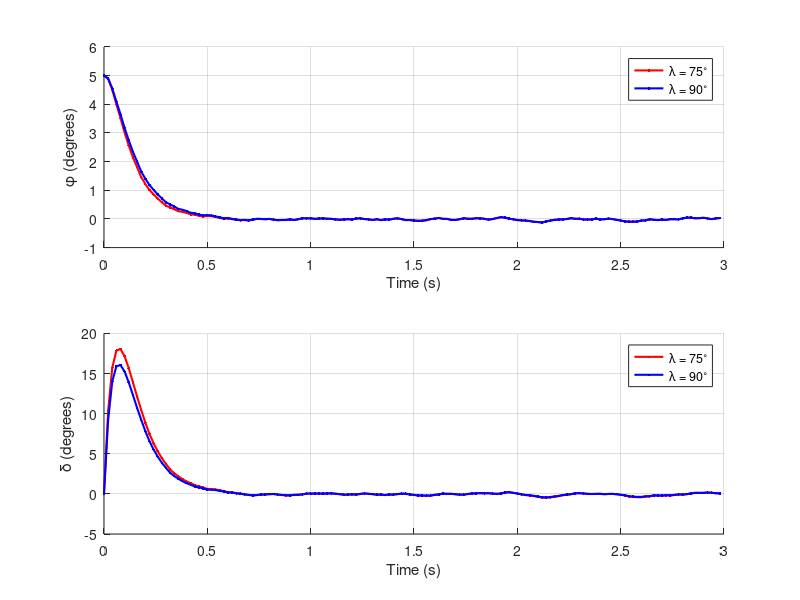
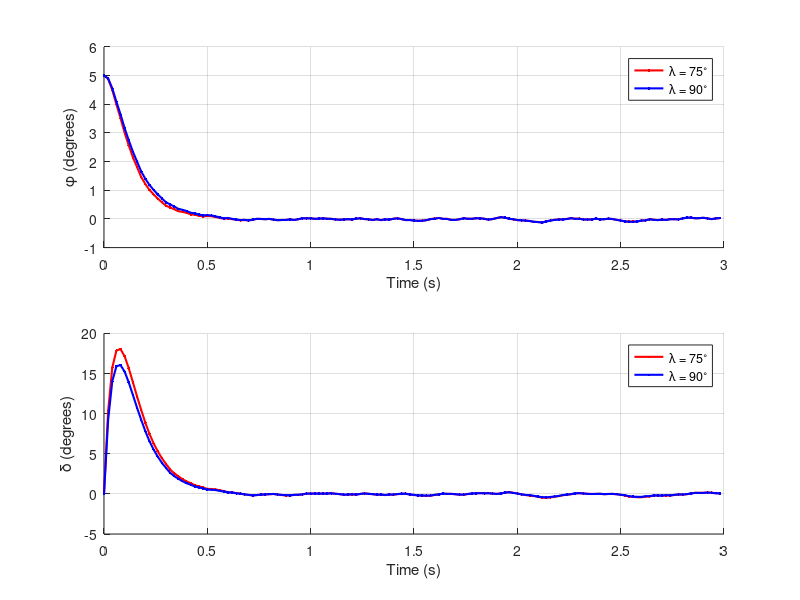

These figures' MATLAB source, in order:
clear all
close all
clc

y_theta_FSB_75 = load('DDSFB_output_75_cost=341.7198.mat');
y_theta_FSB_90 = load('DDSFB_output_90_cost=273.1727.mat');
y_theta_MPC_75 = load('DDMPC_output_75_cost=341.8561.mat');
y_theta_MPC_90 = load('DDMPC_output_90_cost=273.2988.mat');
% y_theta_QR = load('');
%%%%%%%%%%%%%%%%%%%%%%%%%%%%%%%%%%
y_theta1 = y_theta_FSB_90.y_theta;
y_theta2 = y_theta_MPC_90.y_theta;
m = 0
for i = 1:150
    m = max(m,y_theta1(i,1) - y_theta2(1,i))
end
%%%%%%%%%%%%%%%%%%%%%%%%%%%%%%%%%%
fig1 = figure;

Ts = 0.020;
t = 0:Ts:3;


subplot(2,1,1)
hold on
plot(t(1:end-1), y_theta_FSB_75.y_theta(:,1), 'r.-', 'LineWidth', 1.5);
plot(t(1:end-1), y_theta_FSB_90.y_theta(:,1), 'b.-', 'LineWidth', 1.5);

xlabel('Time (s)');
ylabel('\phi (degrees)');
grid on
legend('\lambda = 75^\circ', '\lambda = 90^\circ');

subplot(2,1,2)
hold on
plot(t(1:end-1), y_theta_FSB_75.y_theta(:,2), 'r.-', 'LineWidth', 1.5);
plot(t(1:end-1), y_theta_FSB_90.y_theta(:,2), 'b.-', 'LineWidth', 1.5);
xlabel('Time (s)');
ylabel('\delta (degrees)');
grid on
legend('\lambda = 75^\circ', '\lambda = 90^\circ');
% drawnow;

% exportgraphics(fig1, 'DDFSB_compare_models.pdf', 'ContentType', 'vector');
print(fig1, 'DDFSB_compare_models.svg', '-dsvg')

% %%%%%%%%%%%%%%%%%%%%%%%%%%%%%%%%%%%%%%%%%%%%%%%%%%%%%%%%%%%%%%%%%%%%%%%%%%%%

fig2 = figure;

subplot(2,1,1)
hold on
plot(t(1:end-1), y_theta_MPC_75.y_theta(1,:), 'r.-', 'LineWidth', 1.5);
plot(t(1:end-1), y_theta_MPC_90.y_theta(1,:), 'b.-', 'LineWidth', 1.5);
xlabel('Time (s)');
ylabel('\phi (degrees)');
grid on
legend('\lambda = 75^\circ', '\lambda = 90^\circ');

subplot(2,1,2)
hold on
plot(t(1:end-1), y_theta_MPC_75.y_theta(3,:), 'r.-', 'LineWidth', 1.5);
plot(t(1:end-1), y_theta_MPC_90.y_theta(3,:), 'b.-', 'LineWidth', 1.5);
xlabel('Time (s)');
ylabel('\delta (degrees)');
grid on
legend('\lambda = 75^\circ', '\lambda = 90^\circ');

% exportgraphics(fig2, 'DDMPC_compare_models.pdf', 'ContentType', 'vector');
print(fig2, 'DDMPC_compare_models.svg', '-dsvg')
